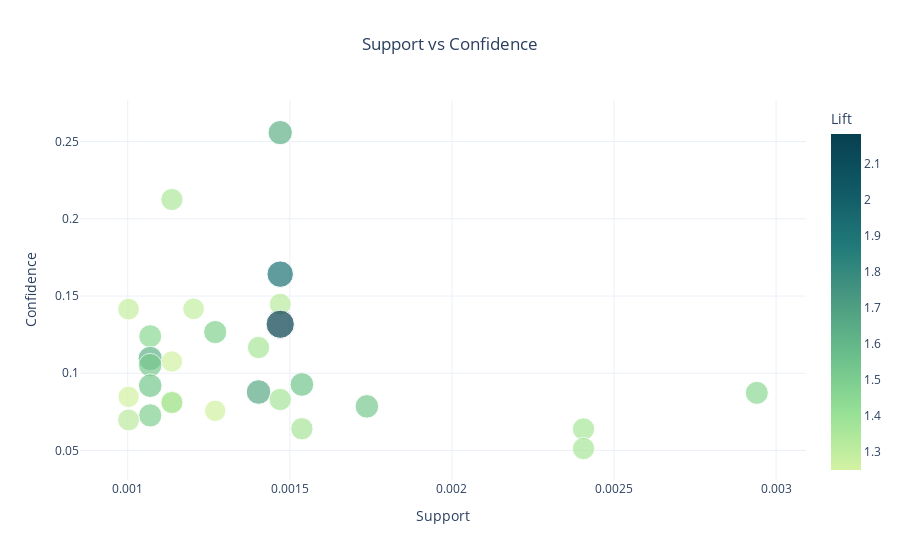

Source (notebook cell):
### Code cell
rules_simple['antecedents_str'] = rules_simple['antecedents'].apply(
    lambda x: ', '.join(list(x)))
rules_simple['consequents_str'] = rules_simple['consequents'].apply(
    lambda x: ', '.join(list(x)))

fig = px.scatter(
    rules_simple,
    x="support",
    y="confidence",
    size="lift",
    color="lift",
    color_continuous_scale="Emrld",
    hover_data={
        "antecedents_str": True,
        "consequents_str": True,
        "support": False,
        "confidence": False,
        "lift": True
    },
    labels={
        "support": "Support",
        "confidence": "Confidence",
        "lift": "Lift",
        "antecedents_str": "Antecedents",
        "consequents_str": "Consequents"
    },
    title="Support vs Confidence"
)

fig.update_layout(
    template="plotly_white",
    title_x=0.5
    
)

fig.show()

### Figure 1 — Plotly figure (JSON) as saved in the notebook; plotly's stock layout.template omitted (floating-point values rounded to 4 significant figures)
{"data": [{"customdata": [["yogurt, sausage", "whole milk", 1.62], ["sausage, rolls/buns", "whole milk", 1.346], ["sausage, whole milk", "yogurt", 1.912], ["processed cheese", "rolls/buns", 1.316], ["packaged fruit/vegetables", "rolls/buns", 1.288], ["seasonal products", "rolls/buns", 1.286], ["yogurt, whole milk", "sausage", 2.183], ["soft cheese", "yogurt", 1.475], ["detergent", "yogurt", 1.444], ["chewing gum", "yogurt", 1.359], ["flour", "tropical fruit", 1.617], ["herbs", "yogurt", 1.253], ["processed cheese", "root vegetables", 1.513], ["beverages", "sausage", 1.537], ["whole milk, soda", "sausage", 1.524], ["specialty chocolate", "citrus fruit", 1.654], ["curd", "sausage", 1.447], ["cat food", "tropical fruit", 1.251], ["sugar", "bottled water", 1.368], ["whole milk, rolls/buns", "sausage", 1.348], ["sliced cheese", "sausage", 1.341], ["napkins", "pastry", 1.519], ["frozen meals", "sausage", 1.254], ["hard cheese", "pip fruit", 1.483], ["candy", "citrus fruit", 1.313], ["white bread", "canned beer", 1.366], ["brown bread", "canned beer", 1.363], ["canned beer", "brown bread", 1.363]], "hovertemplate": "Lift=%{marker.color}<br>Antecedents=%{customdata[0]}<br>Consequents=%{customdata[1]}<extra></extra>", "legendgroup": "", "marker": {"color": [1.62, 1.346, 1.912, 1.316, 1.288, 1.286, 2.183, 1.475, 1.444, 1.359, 1.617, 1.253, 1.513, 1.537, 1.524, 1.654, 1.447, 1.251, 1.368, 1.348, 1.341, 1.519, 1.254, 1.483, 1.313, 1.366, 1.363, 1.363], "coloraxis": "coloraxis", "size": [1.62, 1.346, 1.912, 1.316, 1.288, 1.286, 2.183, 1.475, 1.444, 1.359, 1.617, 1.253, 1.513, 1.537, 1.524, 1.654, 1.447, 1.251, 1.368, 1.348, 1.341, 1.519, 1.254, 1.483, 1.313, 1.366, 1.363, 1.363], "sizemode": "area", "sizeref": 0.005457, "symbol": "circle"}, "mode": "markers", "name": "", "orientation": "v", "showlegend": false, "type": "scatter", "x": [0.00147, 0.001136, 0.00147, 0.00147, 0.001203, 0.001002, 0.00147, 0.00127, 0.001069, 0.001403, 0.001069, 0.001136, 0.001069, 0.001537, 0.001069, 0.001403, 0.002941, 0.001002, 0.00147, 0.001136, 0.001136, 0.001738, 0.00127, 0.001069, 0.001002, 0.001537, 0.002406, 0.002406], "xaxis": "x", "y": [0.2558, 0.2125, 0.1642, 0.1447, 0.1417, 0.1415, 0.1317, 0.1267, 0.124, 0.1167, 0.1096, 0.1076, 0.1053, 0.09274, 0.09195, 0.08787, 0.0873, 0.08475, 0.08302, 0.08134, 0.08095, 0.07855, 0.0757, 0.07273, 0.06977, 0.06407, 0.06394, 0.05128], "yaxis": "y"}], "layout": {"coloraxis": {"colorbar": {"title": {"text": "Lift"}}, "colorscale": [[0, "rgb(211, 242, 163)"], [0.1667, "rgb(151, 225, 150)"], [0.3333, "rgb(108, 192, 139)"], [0.5, "rgb(76, 155, 130)"], [0.6667, "rgb(33, 122, 121)"], [0.8333, "rgb(16, 89, 101)"], [1, "rgb(7, 64, 80)"]]}, "legend": {"itemsizing": "constant", "tracegroupgap": 0}, "title": {"text": "Support vs Confidence", "x": 0.5}, "xaxis": {"anchor": "y", "domain": [0, 1], "title": {"text": "Support"}}, "yaxis": {"anchor": "x", "domain": [0, 1], "title": {"text": "Confidence"}}}}
